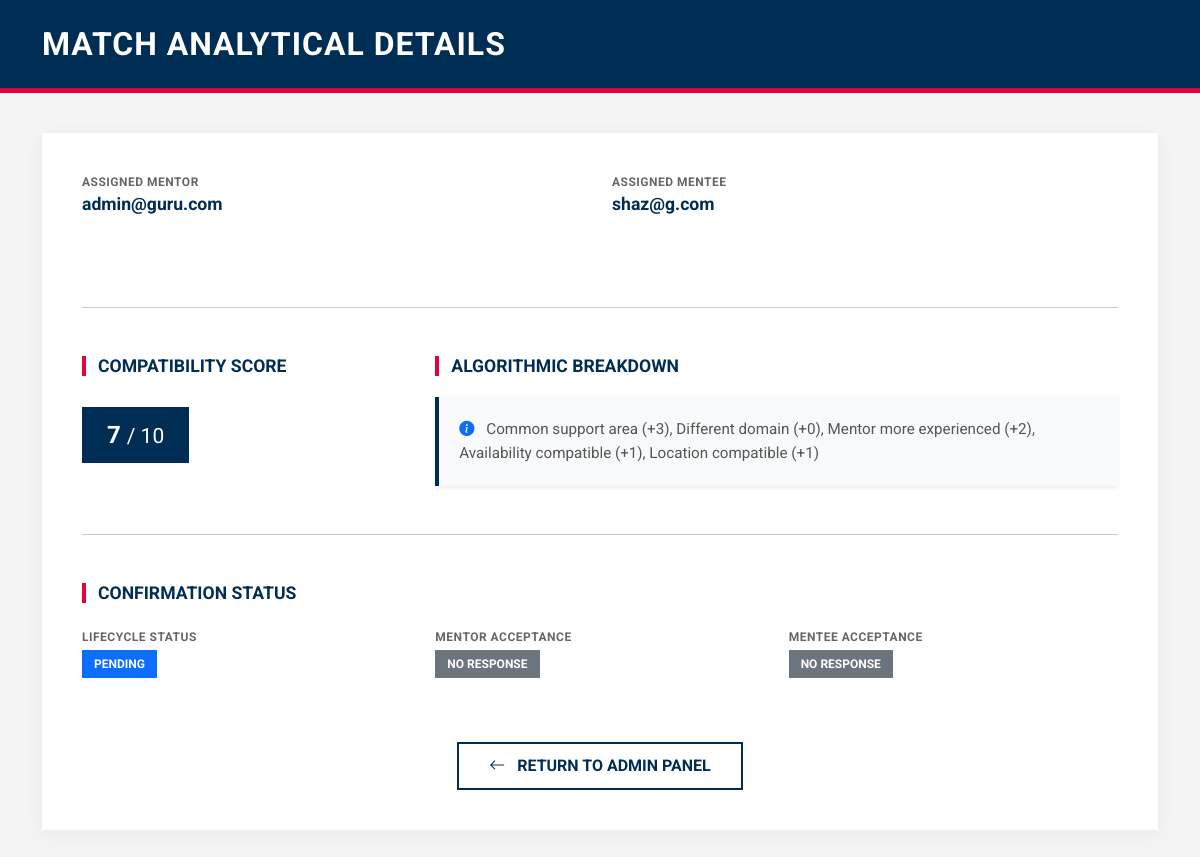
Before: /match_details/2865 with the older database file.
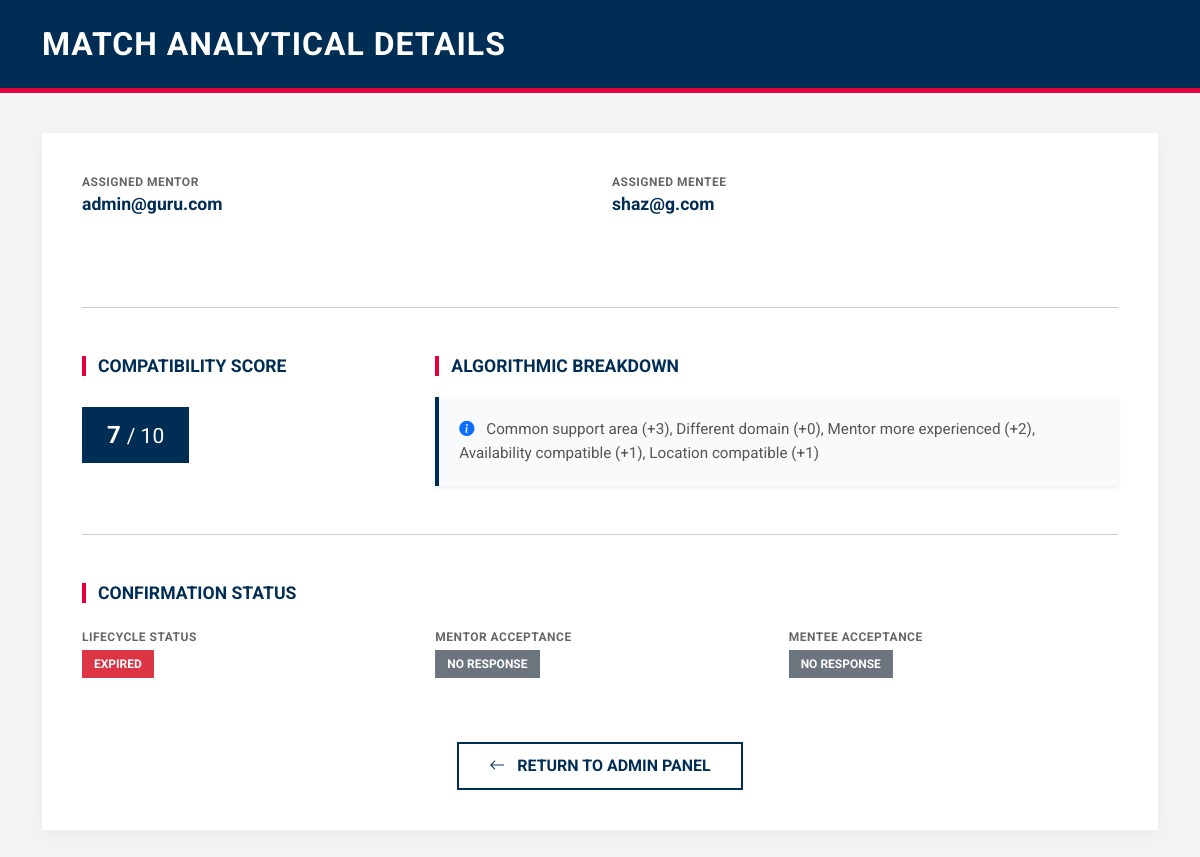
After: the same page with the newer database file.
### tables this page shows
CREATE TABLE matches (
    id INTEGER PRIMARY KEY AUTOINCREMENT,
    mentor_id INTEGER,
    mentee_id INTEGER,
    score INTEGER,
    reason TEXT,
    status TEXT DEFAULT 'pending',
    mentor_response TEXT DEFAULT 'pending',
    mentee_response TEXT DEFAULT 'pending'
, created_at TEXT);

### app.py (the view)
@app.route("/match_details/<int:match_id>")
def match_details(match_id):
    conn = get_db()
    match = conn.execute("""
        SELECT m.*,
               u1.email AS mentor_email,
               u2.email AS mentee_email
        FROM matches m
        JOIN users u1 ON m.mentor_id = u1.id
        JOIN users u2 ON m.mentee_id = u2.id
        WHERE m.id=?
    """, (match_id,)).fetchone()
    conn.close()
    return render_template("match_details.html", match=match)

### app.py (called while the page is built)
def get_db():
    conn = sqlite3.connect("database.db", timeout=30)
    conn.row_factory = sqlite3.Row
    return conn

### templates/match_details.html (shortened to what this page needs)
<!DOCTYPE html>
<html lang="en">
<head>
    <link href="https://cdn.jsdelivr.net/npm/bootstrap@5.3.2/dist/css/bootstrap.min.css" rel="stylesheet">
    <link rel="stylesheet" href="https://cdn.jsdelivr.net/npm/bootstrap-icons@1.11.3/font/bootstrap-icons.min.css">
</head>
<body>
<header class="admin-header">
    <div class="container">
        <h2>Match Analytical Details</h2>
    </div>
</header>
<div class="container">
    <div class="details-card">
        <div class="row mb-5">
            <div class="col-md-6 info-group">
                <span class="info-label">Assigned Mentor</span>
                <p class="info-value">{{ match.mentor_email }}</p>
            </div>
            <div class="col-md-6 info-group">
                <span class="info-label">Assigned Mentee</span>
                <p class="info-value">{{ match.mentee_email }}</p>
            </div>
        </div>
        <hr class="mb-5">
        <div class="row mb-5">
            <div class="col-md-4">
                <h4 class="section-title">Compatibility Score</h4>
                <div class="score-display">
                    {{ match.score }} <small class="fw-normal">/ 10</small>
                </div>
            </div>
            <div class="col-md-8">
                <h4 class="section-title">Algorithmic Breakdown</h4>
                <div class="reason-box shadow-sm">
                    <i class="bi bi-info-circle-fill me-2 text-primary"></i>
                    {{ match.reason }}
                </div>
            </div>
        </div>
        <hr class="mb-5">
    <h4 class="section-title">Confirmation Status</h4>
    <div class="row mt-4">
        <div class="col-md-4 mb-3">
            <span class="info-label">Lifecycle Status</span>
            {% if match.status == "expired" %}
                <span class="badge status-badge bg-danger mt-1">Expired</span>
            {% elif match.status == "approved" %}
                <span class="badge status-badge bg-warning text-dark mt-1">
                    Awaiting Responses
                </span>
            {% elif match.status == "final" %}
                <span class="badge status-badge bg-success mt-1">
                    Confirmed
                </span>
            {% elif match.status == "declined" %}
                <span class="badge status-badge bg-secondary mt-1">
                    Declined
                </span>
            {% else %}
                <span class="badge status-badge bg-primary mt-1">
                    {{ match.status }}
                </span>
            {% endif %}
        </div>
        <div class="col-md-4 mb-3">
            <span class="info-label">Mentor Acceptance</span>
            {% if match.mentor_response == "accepted" %}
                <span class="badge status-badge bg-success mt-1">Accepted</span>
            {% elif match.mentor_response == "declined" %}
                <span class="badge status-badge bg-danger mt-1">Declined</span>
            {% else %}
                <span class="badge status-badge bg-secondary mt-1">
                    No Response
                </span>
            {% endif %}
        </div>
        <div class="col-md-4 mb-3">
            <span class="info-label">Mentee Acceptance</span>
            {% if match.mentee_response == "accepted" %}
                <span class="badge status-badge bg-success mt-1">Accepted</span>
            {% elif match.mentee_response == "declined" %}
                <span class="badge status-badge bg-danger mt-1">Declined</span>
            {% else %}
                <span class="badge status-badge bg-secondary mt-1">
                    No Response
                </span>
            {% endif %}
        </div>
    </div>
        <div class="text-center mt-5">
            <a href="/admin" class="btn btn-aston-outline">
                <i class="bi bi-arrow-left me-2"></i> Return to Admin Panel
            </a>
        </div>
    </div>
</div>
</body>
</html>

Changed rows visible on the page:
changed matches: status "PENDING" → (not shown)
Other visible differences:
text now shown: "EXPIRED"
